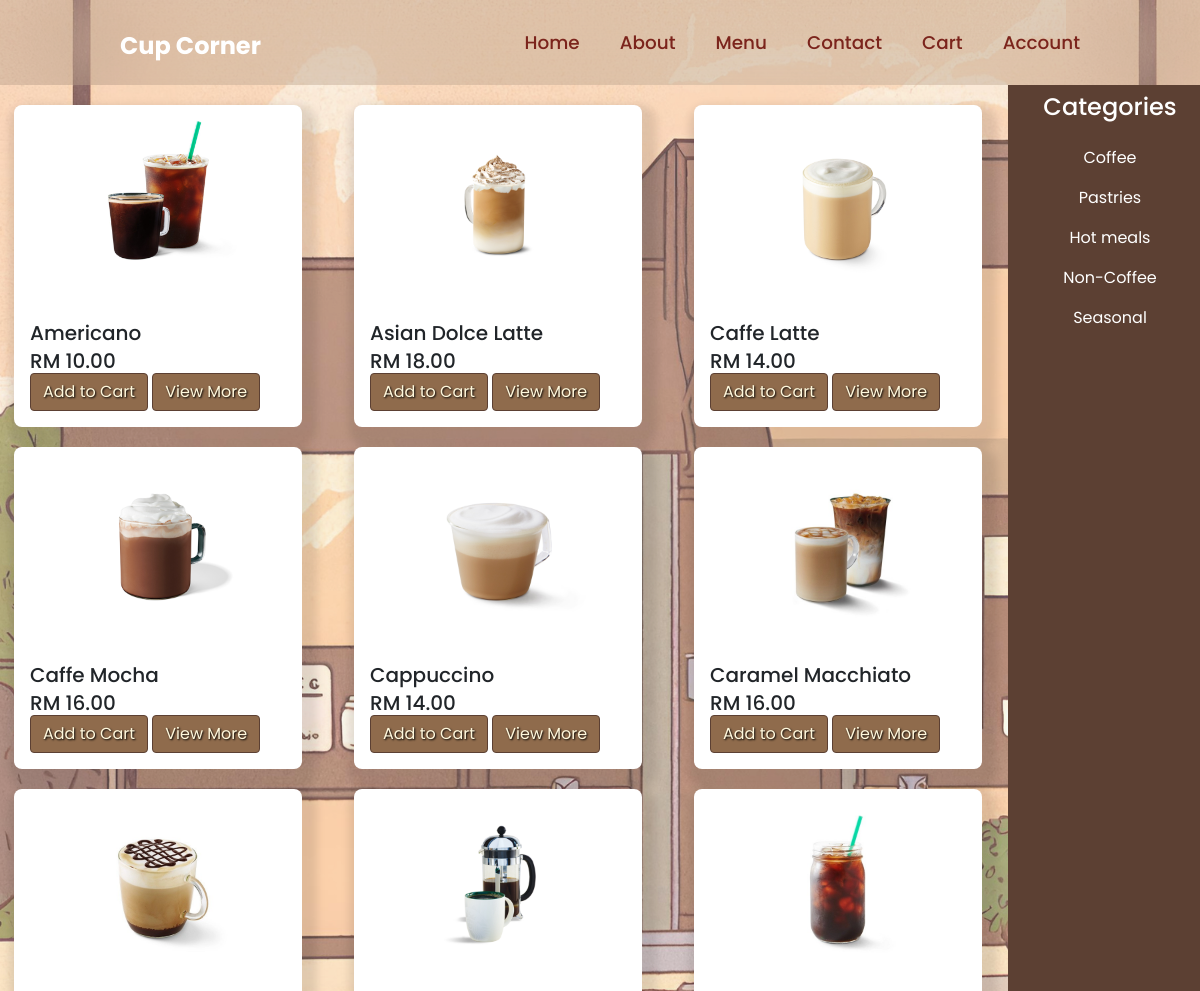
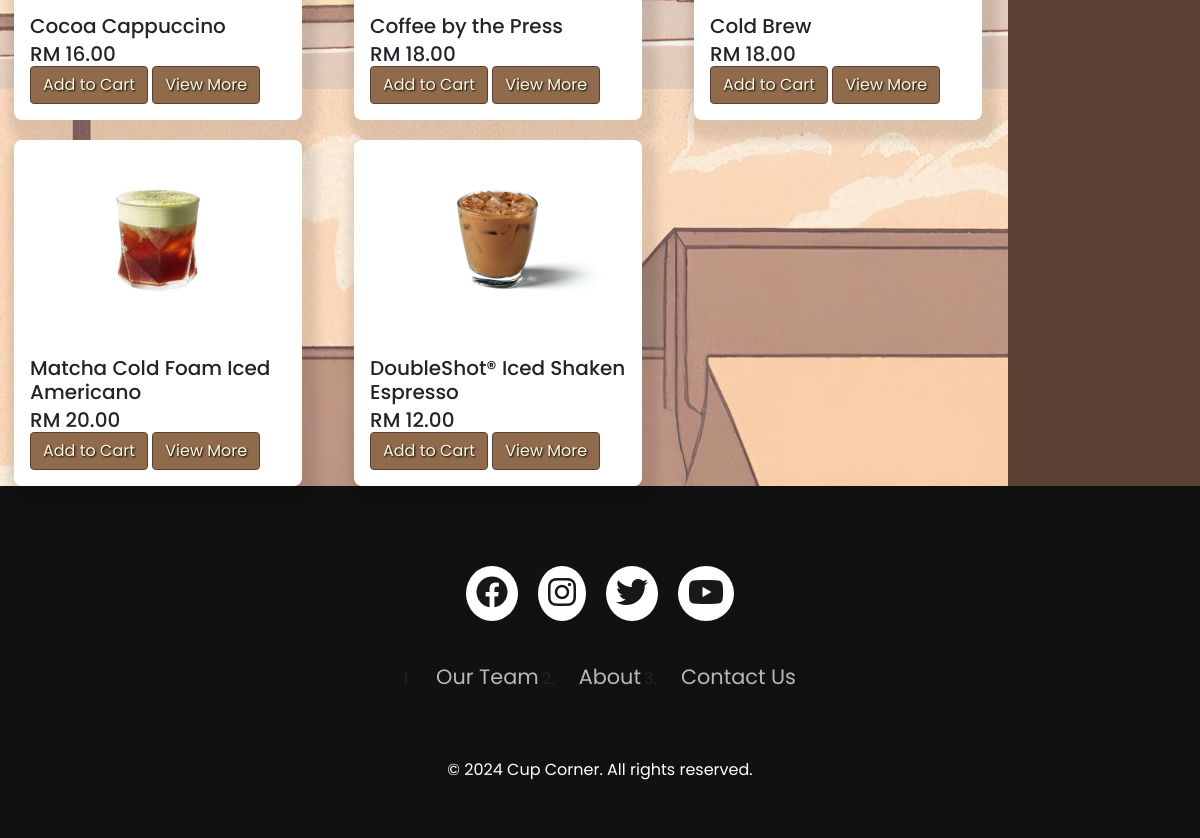
Page /menu.php on the committed database (2 pictures, top to bottom).
### tables this page shows
CREATE TABLE `products` (
  `product_id` int(11) NOT NULL,
  `product_title` varchar(100) NOT NULL,
  `product_description` text NOT NULL,
  `category_id` int(11) NOT NULL,
  `product_image` varchar(255) NOT NULL,
  `product_price` decimal(10,2) NOT NULL
);

CREATE TABLE `categories` (
  `category_id` int(11) NOT NULL,
  `category_title` varchar(100) NOT NULL
);

### functions/common_function.php (the view, shortened to what this page needs)
<?php
include ('./include/connect.php');
function getProducts()
{
    global $con;
    if (!isset($_GET['category'])) {
        $default_category_id = 1;
        $select_query = "SELECT * FROM `products`  WHERE category_id = $default_category_id";
        $result_query = mysqli_query($con, $select_query);
        while ($row = mysqli_fetch_assoc($result_query)) {
            $product_id = $row['product_id'];
            $product_title = $row['product_title'];
            $product_image = $row['product_image'];
            $product_price = $row['product_price'];
            echo "<div class='col-md-4'>
                    <div class='card product' style='width: 18rem;' data-id='$product_id'>
                        <img src='./admin/product_images/$product_image' class='card-img-top' alt='...'>
                        <div class='card-body'>
                            <h5 class='card-title'>$product_title</h5>
                            <h5 class='card-subtitle'>RM $product_price</h5>
                            <a href='#' class='btn btn-primary'>Add to Cart</a>
                            <a href='#' class='btn btn-secondary'>View More</a>
                        </div>
                    </div>
                </div>";
        }
    }
}
function getCategories(){
    global $con;
    $select_categories="SELECT * FROM `categories`";
    $result_categories=mysqli_query($con,$select_categories);
    while($row=mysqli_fetch_assoc($result_categories)){
        $category_title=$row['category_title'];
        $category_id=$row['category_id'];
        echo "<li class='nav-item'>
        <a href='menu.php?category=$category_id' class='nav-link'>$category_title</a>
        </li>";
    }
}
?>

### menu.css (style rules this page uses)
* { margin: 0; padding: 0; box-sizing: border-box; font-family: 'Open Sans', sans-serif; }
:root { --primary-brown: #8f6b4c; --light-brown: #A0522D; --dark-brown: #5C4033; --text-color: #ffffff; --button-hover-color: #C19A6B; --button-text-color: #FFF8DC; }
body { background-image: url("images/backgroundmenu.png"); }
html { color: var(--text-color); }
.card { background-color: #ffffff; border: none; transition: transform 0.3s ease, box-shadow 0.3s ease; border-radius: 8px; overflow: hidden; }
.card-img-top { width: 100%; height: 200px; object-fit: contain; }
.col-md-4 { justify-content: center; display: flex; margin-top: 20px; }
.card { box-shadow: 5px 10px 8px 10px rgb(0,0,0,0.1); }
.btn { background-color: var(--primary-brown); color: var(--button-text-color); border: 1px solid var(--dark-brown); transition: all 0.3s ease; text-shadow: 1px 1px 2px black; border-radius: 4px; }

### include/navbar.php (style rules this page uses)
* { margin: 0; padding: 0; box-sizing: border-box; font-family: "Poppins", sans-serif; }

### rows in the picture
products: $product_id 1 (drawn), product_image (picture), product_title "Americano", product_price "10.00"
products: product_image (picture), product_title "Asian Dolce Latte", product_price "18.00"
products: product_image (picture), product_title "Caffe Latte", product_price "14.00"
products: product_image (picture), product_title "Caffe Mocha", product_price "16.00"
products: product_image (picture), product_title "Cappuccino", product_price "14.00"
products: product_image (picture), product_title "Caramel Macchiato", product_price "16.00"
products: product_image (picture), product_title "Cocoa Cappuccino", product_price "16.00"
products: product_image (picture), product_title "Coffee by the Press", product_price "18.00"
products: product_image (picture), product_title "Cold Brew", product_price "18.00"
products: product_image (picture), product_title "Matcha Cold Foam Iced Americano", product_price "20.00"
products: product_image (picture), product_title "DoubleShot® Iced Shaken Espresso", product_price "12.00"
categories: category_title "Coffee"
categories: category_title "Pastries"
categories: category_title "Hot meals"
categories: category_title "Non-Coffee"
categories: category_title "Seasonal"
